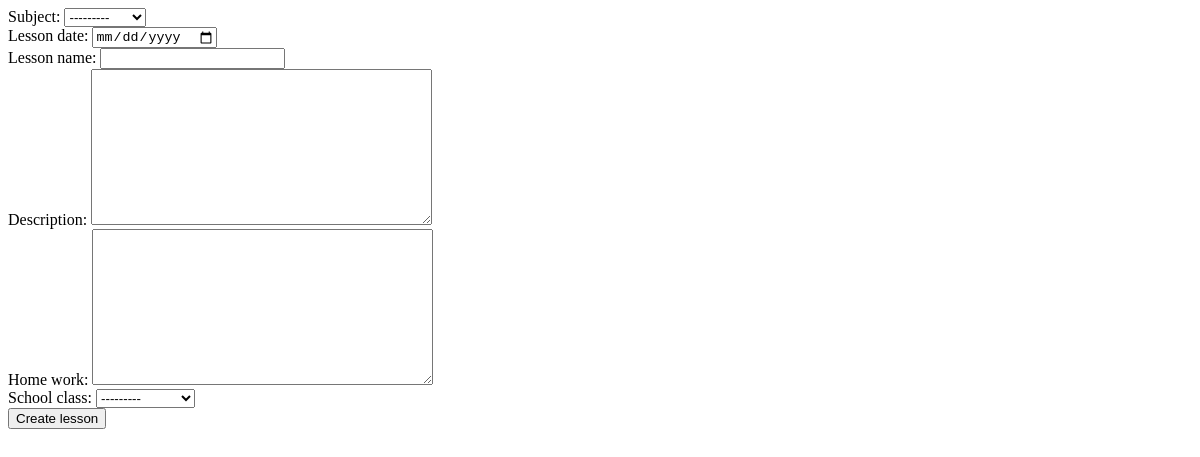
The app's page /teacher/lessons/ (signed in), older data.
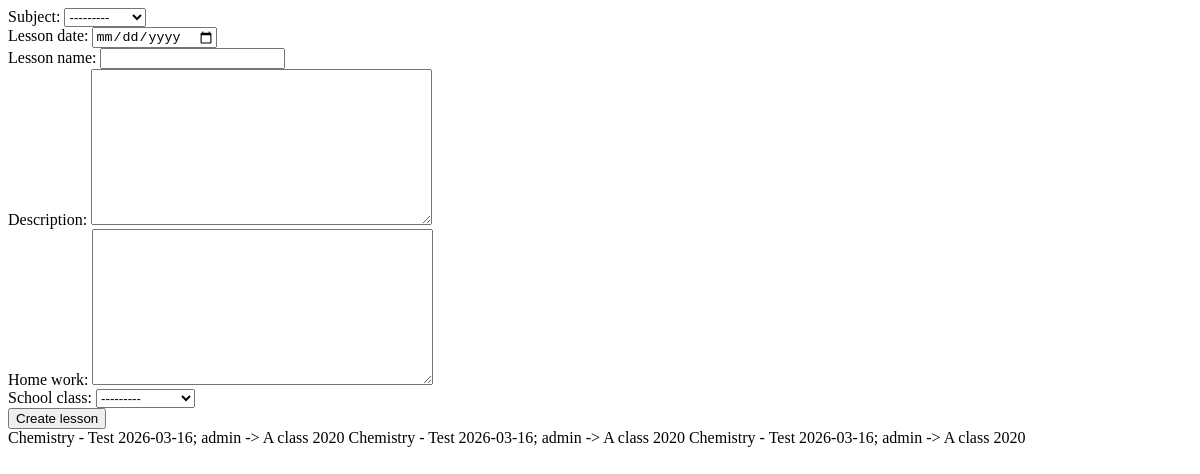
The same page, newer data.
### common/models.py (models this page shows, shortened)
class Lesson(models.Model):
    subject = models.ForeignKey('Subject', on_delete=models.CASCADE)
    teacher = models.ForeignKey('auth.User', on_delete=models.CASCADE)
    lesson_date = models.DateField()
    lesson_name = models.CharField(max_length=200)
    description = models.TextField()
    home_work = models.TextField()
    school_class = models.ForeignKey('SchoolClass', on_delete=models.CASCADE)
    def __str__(self):
        return f'{self.subject} - {self.lesson_name} {self.lesson_date}; {self.teacher} -> {self.school_class}'

class Subject(models.Model):
    name = models.CharField(max_length=200)
    def __str__(self):
        return self.name

class SchoolClass(models.Model):
    start_year = models.IntegerField()
    letter = models.CharField(max_length=1)
    def __str__(self):
        return f'{self.letter} class {self.start_year}'

### teacher/views.py (the view)
# urls.py: path("lessons/", views.teacher_lessons, name = 'teacher_lessons'),
def teacher_lessons(request):
    if request.method == 'POST':
        create_lesson_form = LessonForm(request.POST)
        create_lesson_form.is_valid()
        lesson = Lesson(teacher=request.user, **create_lesson_form.cleaned_data)
        lesson.save()
    create_lesson_form = LessonForm()
    teacher_lessons_data = Lesson.objects.filter(teacher=request.user).all()
    return render(request, 'teacher_lesson.html',  context={'form':create_lesson_form,'teacher_lessons': teacher_lessons_data})

### common/Forms.py
class LessonForm(ModelForm):
    class Meta:
        model = Lesson
        exclude = ['teacher']
        widgets = {
            'lesson_date': DateInput_custom(attrs={'type': 'date'}),
        }

### templates/teacher_lesson.html (shortened to what this page needs)
<!DOCTYPE html>
<html lang="en">
<form action="/teacher/lessons/" method="post">
    {{ form }}
    <input type="submit" value = 'Create lesson'>
</form>
{%  for one_lesson in teacher_lessons %}
    {{ one_lesson }}
{% endfor %}
</html>

Row changes from the older to the newer data that the page shows:
added Lesson: subject+lesson_name+lesson_date "Chemistry - Test 2026-03-16; admin -> A class 2020"
added Lesson: subject+lesson_name+lesson_date "Chemistry - Test 2026-03-16; admin -> A class 2020"
added Lesson: subject+lesson_name+lesson_date "Chemistry - Test 2026-03-16; admin -> A class 2020"
